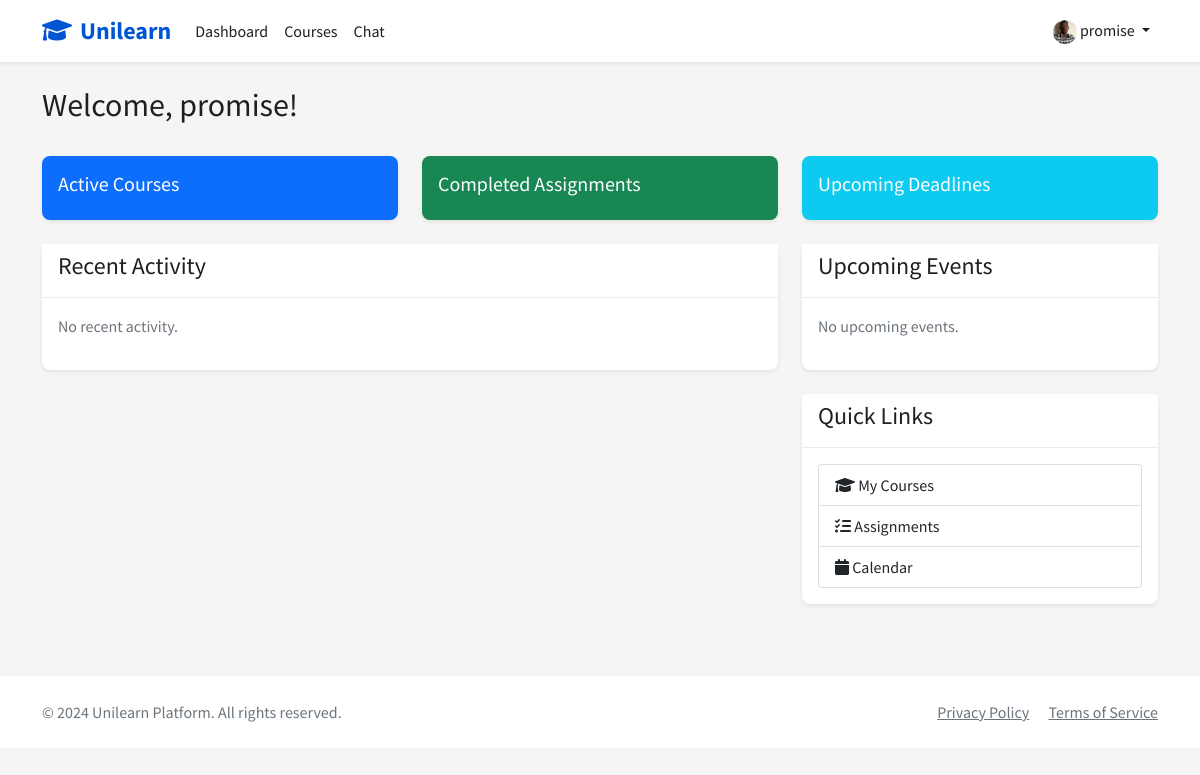
The app's page /courses/dashboard/ (signed in) with its own data.
### accounts/models.py (models this page shows)
class User(AbstractUser):
    is_student = models.BooleanField(default=False)
    is_instructor = models.BooleanField(default=False)
    profile_picture = models.ImageField(upload_to='profile_pics/', null=True, blank=True)

### courses/views.py (the view, shortened to what this page needs)
# urls.py: path('dashboard/', views.dashboard, name='dashboard'),
@login_required
def dashboard(request):
    if request.user.is_instructor:
        courses = Course.objects.filter(instructor=request.user)
        total_students = sum(course.students.count() for course in courses)
        assignments_pending = AssignmentSubmission.objects.filter(
            assignment__course__instructor=request.user,
            grade__isnull=True
        ).count()
        context = {
            'courses': courses,
            'total_students': total_students,
            'assignments_pending': assignments_pending,
        }
    return render(request, 'courses/dashboard.html', context)

### templates/courses/dashboard.html (shortened to what this page needs)
{% extends 'base.html' %}
{% block content %}
<div class="container">
    <div class="row mb-4">
        <div class="col-12">
            <h2>Welcome, {{ user.username }}!</h2>
        </div>
    </div>
    <div class="row mb-4">
        <div class="col-md-4">
            <div class="card bg-primary text-white">
                <div class="card-body">
                    <h5 class="card-title">Active Courses</h5>
                </div>
            </div>
        </div>
        <div class="col-md-4">
            <div class="card bg-success text-white">
                <div class="card-body">
                    <h5 class="card-title">Completed Assignments</h5>
                </div>
            </div>
        </div>
        <div class="col-md-4">
            <div class="card bg-info text-white">
                <div class="card-body">
                    <h5 class="card-title">Upcoming Deadlines</h5>
                </div>
            </div>
        </div>
    </div>
    <div class="row">
        <div class="col-md-8">
            <div class="card">
                <div class="card-header">
                    <h4>Recent Activity</h4>
                </div>
                <div class="card-body">
                    <div class="list-group">
                        {% for activity in recent_activities %}
                            <div class="list-group-item">
                                <div class="d-flex w-100 justify-content-between">
                                    <h5 class="mb-1">{{ activity.title }}</h5>
                                    <small>{{ activity.timestamp|timesince }} ago</small>
                                </div>
                                <p class="mb-1">{{ activity.description }}</p>
                            </div>
                        {% empty %}
                            <p class="text-muted">No recent activity.</p>
                        {% endfor %}
                    </div>
                </div>
            </div>
        </div>
        <div class="col-md-4">
            <div class="card mb-4">
                <div class="card-header">
                    <h4>Upcoming Events</h4>
                </div>
                <div class="card-body">
                    {% for event in upcoming_events %}
                        <div class="mb-3">
                            <h6>{{ event.title }}</h6>
                            <small class="text-muted">
                                <i class="far fa-calendar"></i> {{ event.date|date:"M d, Y" }}
                            </small>
                        </div>
                    {% empty %}
                        <p class="text-muted">No upcoming events.</p>
                    {% endfor %}
                </div>
            </div>
            <div class="card">
                <div class="card-header">
                    <h4>Quick Links</h4>
                </div>
                <div class="card-body">
                    <div class="list-group">
                        <a href="{% url 'course_list' %}" class="list-group-item list-group-item-action">
                            <i class="fas fa-graduation-cap"></i> My Courses
                        </a>
                        <a href="{#}" class="list-group-item list-group-item-action">
                            <i class="fas fa-tasks"></i> Assignments
                        </a>
                        <a href="{#}" class="list-group-item list-group-item-action">
                            <i class="fas fa-calendar"></i> Calendar
                        </a>
                    </div>
                </div>
            </div>
        </div>
    </div>
</div>
{% endblock %}

### templates/base.html (shortened to what this page needs)
<!DOCTYPE html>
{% load static %}
<html lang="en">
<head>
    <link href="https://cdn.jsdelivr.net/npm/bootstrap@5.1.3/dist/css/bootstrap.min.css" rel="stylesheet">
    <link rel="stylesheet" href="https://cdnjs.cloudflare.com/ajax/libs/font-awesome/6.0.0/css/all.min.css">
    <link rel="stylesheet" href="{% static 'css/style.css' %}">
</head>
<body>
    <nav class="navbar navbar-expand-lg navbar-light sticky-top">
        <div class="container">
            <a class="navbar-brand" href="{% url 'home' %}">
                <i class="fas fa-graduation-cap me-2"></i>Unilearn
            </a>
            <div class="collapse navbar-collapse" id="navbarNav">
                <ul class="navbar-nav me-auto">
                    {% if user.is_authenticated %}
                        <li class="nav-item">
                            <a class="nav-link" href="{% url 'dashboard' %}">Dashboard</a>
                        </li>
                        <li class="nav-item">
                            <a class="nav-link" href="{% url 'course_list' %}">Courses</a>
                        </li>
                        <li class="nav-item">
                            <a class="nav-link" href="{% url 'chat_list' %}">Chat</a>
                        </li>
                    {% endif %}
                </ul>
                <ul class="navbar-nav">
                    {% if user.is_authenticated %}
                        <li class="nav-item dropdown">
                            <a class="nav-link dropdown-toggle" href="#" id="navbarDropdown" role="button" data-bs-toggle="dropdown">
                                {% if user.profile_picture %}
                                    <img src="{{ user.profile_picture.url }}" alt="Profile" class="rounded-circle" style="width: 24px; height: 24px;">
                                {% else %}
                                    <i class="fas fa-user-circle"></i>
                                {% endif %}
                                {{ user.username }}
                            </a>
                        </li>
                    {% endif %}
                </ul>
            </div>
        </div>
    </nav>
    <main class="py-4">
        {% block content %}{% endblock %}
    </main>
    <footer class="bg-white py-4 mt-5">
        <div class="container">
            <div class="row">
                <div class="col-md-6">
                    <p class="mb-0 text-muted">&copy; 2024 Unilearn Platform. All rights reserved.</p>
                </div>
                <div class="col-md-6 text-end">
                    <a href="#" class="text-muted me-3">Privacy Policy</a>
                    <a href="#" class="text-muted">Terms of Service</a>
                </div>
            </div>
        </div>
    </footer>
</body>
</html>

### static/css/style.css (style rules this page uses)
:root { --primary-color: #0056D2; --secondary-color: #2A73CC; --accent-color: #0056D2; --success-color: #1E8A24; --warning-color: #F2C94C; --danger-color: #DB4437; --text-primary: #1F1F1F; --text-secondary: #6B6B6B; --background-light: #F5F5F5; --white: #FFFFFF; }
body { font-family: 'Source Sans Pro', sans-serif; color: var(--text-primary); background-color: var(--background-light); }
.navbar { background-color: var(--white); box-shadow: 0 2px 4px rgba(0,0,0,0.08); }
.navbar-brand { color: var(--primary-color) !important; font-weight: 700; font-size: 1.5rem; }
.nav-link { color: var(--text-primary) !important; font-weight: 500; }
.card { border: none; border-radius: 8px; box-shadow: 0 2px 4px rgba(0,0,0,0.08); transition: transform 0.2s; }
.card-header { background-color: var(--white); border-bottom: 1px solid rgba(0,0,0,0.08); font-weight: 600; }

### records on screen
User: profile_picture (picture), username "promise"
